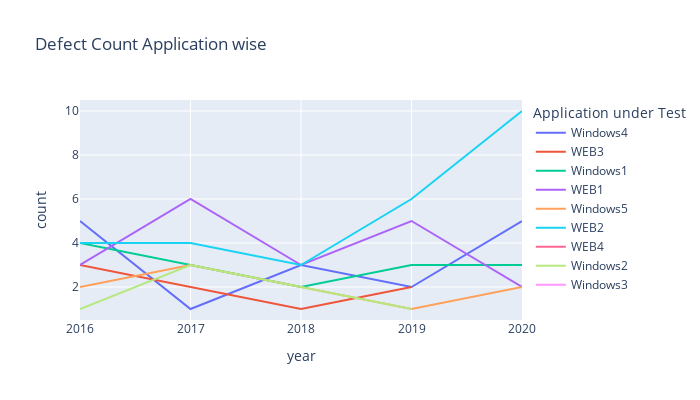

Source (notebook cell):
### Code cell
DefectDF = DefectDF.sort_values(by="Detection Date")
df1 = DefectDF.copy()
df1['count'] = df1.groupby(['Application under Test','year'])['Application under Test'].transform('count')
fig = px.line(df1, x='year', y='count', color='Application under Test',width=700, height=400, title = "Defect Count Application wise")
fig.show()

### Figure 1 — Plotly figure (JSON) as saved in the notebook; plotly's stock layout.template omitted (floating-point values rounded to 4 significant figures)
{"data": [{"hovertemplate": "Application under Test=Windows4<br>year=%{x}<br>count=%{y}<extra></extra>", "legendgroup": "Windows4", "line": {"color": "#636efa", "dash": "solid"}, "mode": "lines", "name": "Windows4", "showlegend": true, "type": "scatter", "x": [2016, 2016, 2016, 2016, 2016, 2017, 2018, 2018, 2018, 2019, 2019, 2020, 2020, 2020, 2020, 2020], "xaxis": "x", "y": [5, 5, 5, 5, 5, 1, 3, 3, 3, 2, 2, 5, 5, 5, 5, 5], "yaxis": "y"}, {"hovertemplate": "Application under Test=WEB3<br>year=%{x}<br>count=%{y}<extra></extra>", "legendgroup": "WEB3", "line": {"color": "#EF553B", "dash": "solid"}, "mode": "lines", "name": "WEB3", "showlegend": true, "type": "scatter", "x": [2016, 2016, 2016, 2017, 2017, 2018, 2019, 2019], "xaxis": "x", "y": [3, 3, 3, 2, 2, 1, 2, 2], "yaxis": "y"}, {"hovertemplate": "Application under Test=Windows1<br>year=%{x}<br>count=%{y}<extra></extra>", "legendgroup": "Windows1", "line": {"color": "#00cc96", "dash": "solid"}, "mode": "lines", "name": "Windows1", "showlegend": true, "type": "scatter", "x": [2016, 2016, 2016, 2016, 2017, 2017, 2017, 2018, 2018, 2019, 2019, 2019, 2020, 2020, 2020], "xaxis": "x", "y": [4, 4, 4, 4, 3, 3, 3, 2, 2, 3, 3, 3, 3, 3, 3], "yaxis": "y"}, {"hovertemplate": "Application under Test=WEB1<br>year=%{x}<br>count=%{y}<extra></extra>", "legendgroup": "WEB1", "line": {"color": "#ab63fa", "dash": "solid"}, "mode": "lines", "name": "WEB1", "showlegend": true, "type": "scatter", "x": [2016, 2016, 2016, 2017, 2017, 2017, 2017, 2017, 2017, 2018, 2018, 2018, 2019, 2019, 2019, 2019, 2019, 2020, 2020], "xaxis": "x", "y": [3, 3, 3, 6, 6, 6, 6, 6, 6, 3, 3, 3, 5, 5, 5, 5, 5, 2, 2], "yaxis": "y"}, {"hovertemplate": "Application under Test=Windows5<br>year=%{x}<br>count=%{y}<extra></extra>", "legendgroup": "Windows5", "line": {"color": "#FFA15A", "dash": "solid"}, "mode": "lines", "name": "Windows5", "showlegend": true, "type": "scatter", "x": [2016, 2016, 2017, 2017, 2017, 2019, 2020, 2020], "xaxis": "x", "y": [2, 2, 3, 3, 3, 1, 2, 2], "yaxis": "y"}, {"hovertemplate": "Application under Test=WEB2<br>year=%{x}<br>count=%{y}<extra></extra>", "legendgroup": "WEB2", "line": {"color": "#19d3f3", "dash": "solid"}, "mode": "lines", "name": "WEB2", "showlegend": true, "type": "scatter", "x": [2016, 2016, 2016, 2016, 2017, 2017, 2017, 2017, 2018, 2018, 2018, 2019, 2019, 2019, 2019, 2019, 2019, 2020, 2020, 2020, 2020, 2020, 2020, 2020, 2020, 2020, 2020], "xaxis": "x", "y": [4, 4, 4, 4, 4, 4, 4, 4, 3, 3, 3, 6, 6, 6, 6, 6, 6, 10, 10, 10, 10, 10, 10, 10, 10, 10, 10], "yaxis": "y"}, {"hovertemplate": "Application under Test=WEB4<br>year=%{x}<br>count=%{y}<extra></extra>", "legendgroup": "WEB4", "line": {"color": "#FF6692", "dash": "solid"}, "mode": "lines", "name": "WEB4", "showlegend": true, "type": "scatter", "x": [2016], "xaxis": "x", "y": [1], "yaxis": "y"}, {"hovertemplate": "Application under Test=Windows2<br>year=%{x}<br>count=%{y}<extra></extra>", "legendgroup": "Windows2", "line": {"color": "#B6E880", "dash": "solid"}, "mode": "lines", "name": "Windows2", "showlegend": true, "type": "scatter", "x": [2016, 2017, 2017, 2017, 2019], "xaxis": "x", "y": [1, 3, 3, 3, 1], "yaxis": "y"}, {"hovertemplate": "Application under Test=Windows3<br>year=%{x}<br>count=%{y}<extra></extra>", "legendgroup": "Windows3", "line": {"color": "#FF97FF", "dash": "solid"}, "mode": "lines", "name": "Windows3", "showlegend": true, "type": "scatter", "x": [2019], "xaxis": "x", "y": [1], "yaxis": "y"}], "layout": {"height": 400, "legend": {"title": {"text": "Application under Test"}, "tracegroupgap": 0}, "title": {"text": "Defect Count Application wise"}, "width": 700, "xaxis": {"anchor": "y", "domain": [0, 1], "title": {"text": "year"}}, "yaxis": {"anchor": "x", "domain": [0, 1], "title": {"text": "count"}}}}
